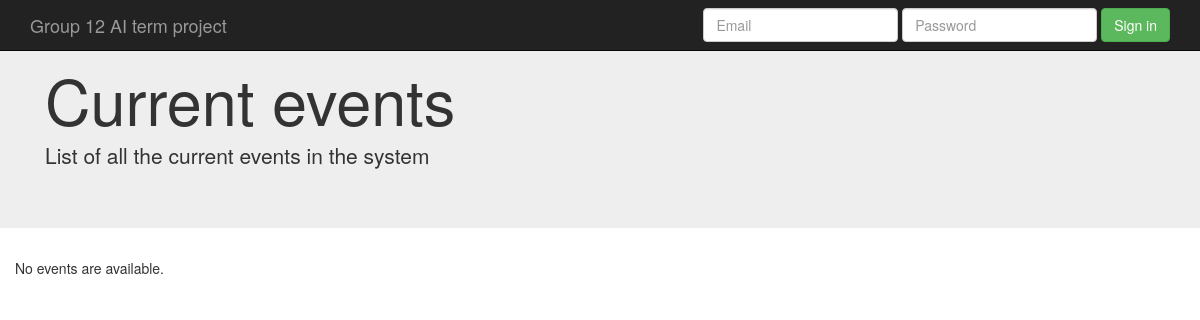
The app's page /events/, older data.
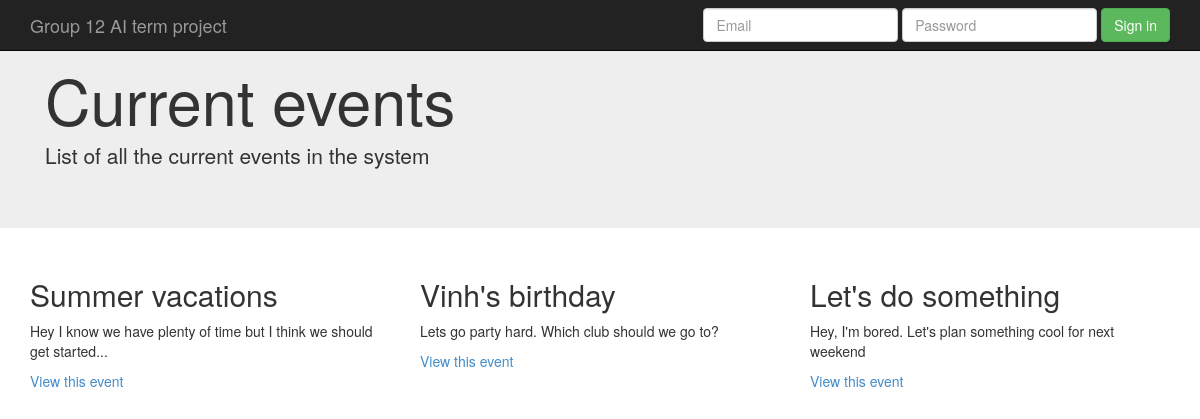
The same page, newer data.
### events/models.py (models this page shows, shortened)
class Event(models.Model):
    title = models.CharField(max_length=200)
    pub_date = models.DateTimeField('date published')
    deadline_date =  models.DateTimeField('deadline to answer')
    comment = models.CharField(max_length=2000)

### events/views.py (the view)
class IndexView(generic.ListView):
    template_name = 'events/index.html'
    context_object_name = 'all_event_list'
    def get_queryset(self):
        return Event.objects.all().order_by('-pub_date')

### events/templates/events/index.html (shortened to what this page needs)
{% extends "base.html" %}
{% block jumbotron-top %}
    <h1>Current events</h1>
    <p>List of all the current events in the system</p>
{% endblock jumbotron-top %}
{% block jumbotron-maincontainer %}
    <div class="row">
        {% if all_event_list %}
            {% for event in all_event_list %}
                <div class="col-md-4">
                    <h2>{{event.title}}</h2>
                    <p>{{ event.comment}}</p>
                    <a href="{% url 'events:detail' event.id %}">View this event</a>
                </div>
            {% endfor %}
        {% else %}
            <p>No events are available.</p>
        {% endif %}
    </div>
{% endblock jumbotron-maincontainer %}

### templates/base.html (shortened to what this page needs)
<!DOCTYPE html>
<html lang="en">
  <head>
    {% load static from staticfiles %}
    <link href="{% static "css/bootstrap.min.css" %}" rel="stylesheet">
  </head>
  <body>
    <div class="navbar navbar-inverse navbar-fixed-top" role="navigation">
      <div class="container">
        <div class="navbar-header">
          <a class="navbar-brand" href="#">{% block navbar-brand %}Group 12 AI term project{% endblock %}</a>
        </div>
        <div class="navbar-collapse collapse">
          <form class="navbar-form navbar-right" role="form">
            <div class="form-group">
              <input type="text" placeholder="Email" class="form-control">
            </div>
            <div class="form-group">
              <input type="password" placeholder="Password" class="form-control">
            </div>
            <button type="submit" class="btn btn-success">Sign in</button>
          </form>
        </div>
      </div>
    </div>
    <div class="jumbotron">
      <div class="container">
        {% block jumbotron-top %}
        {% endblock jumbotron-top %}
      </div>
    </div>
    <div class="container">
      {% block jumbotron-maincontainer %}
      {% endblock jumbotron-maincontainer %}
    </div>
  </body>
</html>

Row changes from the older to the newer data that the page shows:
added Event: title "Summer vacations", comment "Hey I know we have plenty of time but I think we should get started..."
added Event: title "Vinh's birthday", comment "Lets go party hard. Which club should we go to?"
added Event: title "Let's do something", comment "Hey, I'm bored. Let's plan something cool for next weekend"
Text that changed along with them:
text no longer shown: "No events are available."
